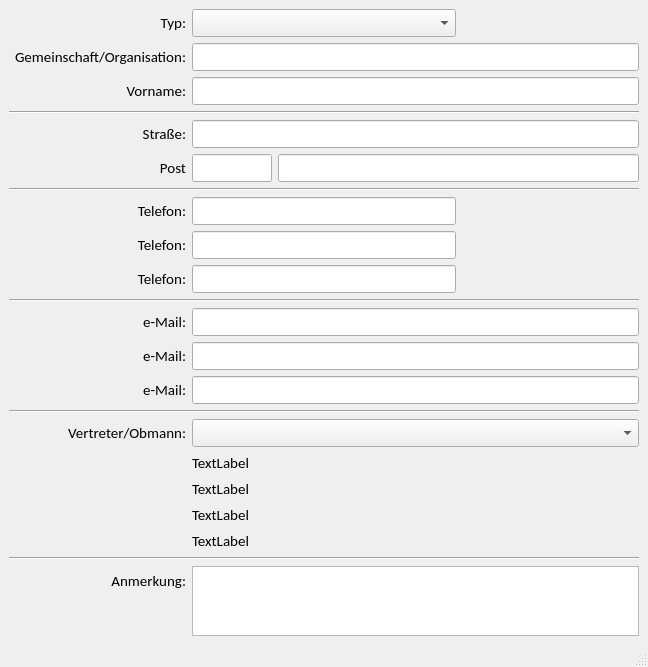
<?xml version="1.0" encoding="UTF-8"?>
<ui version="4.0">
 <class>Kontakt</class>
 <widget class="QMainWindow" name="Kontakt">
  <property name="geometry">
   <rect>
    <x>0</x>
    <y>0</y>
    <width>648</width>
    <height>633</height>
   </rect>
  </property>
  <property name="windowTitle">
   <string>MainWindow</string>
  </property>
  <widget class="QWidget" name="centralwidget">
   <layout class="QVBoxLayout" name="verticalLayout">
    <item>
     <layout class="QGridLayout" name="gridLayout">
      <item row="12" column="1" colspan="3">
       <widget class="QLineEdit" name="uiMail2Ledit">
        <property name="font">
         <font>
          <family>Calibri</family>
          <pointsize>11</pointsize>
         </font>
        </property>
        <property name="clearButtonEnabled">
         <bool>true</bool>
        </property>
       </widget>
      </item>
      <item row="7" column="1" colspan="2">
       <widget class="QLineEdit" name="uiTelefon1Ledit">
        <property name="font">
         <font>
          <family>Calibri</family>
          <pointsize>11</pointsize>
         </font>
        </property>
        <property name="clearButtonEnabled">
         <bool>true</bool>
        </property>
       </widget>
      </item>
      <item row="16" column="1" colspan="3">
       <widget class="QLabel" name="uiVertreterAdresse1Lbl">
        <property name="font">
         <font>
          <family>Calibri</family>
          <pointsize>11</pointsize>
         </font>
        </property>
        <property name="text">
         <string>TextLabel</string>
        </property>
       </widget>
      </item>
      <item row="21" column="1" colspan="3">
       <widget class="QPlainTextEdit" name="uiAnmPedit">
        <property name="font">
         <font>
          <family>Calibri</family>
          <pointsize>11</pointsize>
         </font>
        </property>
       </widget>
      </item>
      <item row="9" column="1" colspan="2">
       <widget class="QLineEdit" name="uiTelefon3Ledit">
        <property name="font">
         <font>
          <family>Calibri</family>
          <pointsize>11</pointsize>
         </font>
        </property>
        <property name="clearButtonEnabled">
         <bool>true</bool>
        </property>
       </widget>
      </item>
      <item row="4" column="1" colspan="3">
       <widget class="QLineEdit" name="uiStrasseLedit">
        <property name="font">
         <font>
          <family>Calibri</family>
          <pointsize>11</pointsize>
         </font>
        </property>
        <property name="clearButtonEnabled">
         <bool>true</bool>
        </property>
       </widget>
      </item>
      <item row="11" column="0">
       <widget class="QLabel" name="label_10">
        <property name="font">
         <font>
          <family>Calibri</family>
          <pointsize>11</pointsize>
         </font>
        </property>
        <property name="text">
         <string>e-Mail:</string>
        </property>
        <property name="alignment">
         <set>Qt::AlignRight|Qt::AlignTrailing|Qt::AlignVCenter</set>
        </property>
       </widget>
      </item>
      <item row="8" column="0">
       <widget class="QLabel" name="label_3">
        <property name="font">
         <font>
          <family>Calibri</family>
          <pointsize>11</pointsize>
         </font>
        </property>
        <property name="text">
         <string>Telefon:</string>
        </property>
        <property name="alignment">
         <set>Qt::AlignRight|Qt::AlignTrailing|Qt::AlignVCenter</set>
        </property>
       </widget>
      </item>
      <item row="6" column="0" colspan="4">
       <widget class="Line" name="line_2">
        <property name="orientation">
         <enum>Qt::Horizontal</enum>
        </property>
       </widget>
      </item>
      <item row="3" column="0" colspan="4">
       <widget class="Line" name="line">
        <property name="orientation">
         <enum>Qt::Horizontal</enum>
        </property>
       </widget>
      </item>
      <item row="0" column="0">
       <widget class="QLabel" name="uiTypLbl">
        <property name="font">
         <font>
          <family>Calibri</family>
          <pointsize>11</pointsize>
         </font>
        </property>
        <property name="text">
         <string>Typ:</string>
        </property>
        <property name="alignment">
         <set>Qt::AlignRight|Qt::AlignTrailing|Qt::AlignVCenter</set>
        </property>
       </widget>
      </item>
      <item row="10" column="0" colspan="4">
       <widget class="Line" name="line_4">
        <property name="orientation">
         <enum>Qt::Horizontal</enum>
        </property>
       </widget>
      </item>
      <item row="1" column="0">
       <widget class="QLabel" name="uiNachnameLbl">
        <property name="font">
         <font>
          <family>Calibri</family>
          <pointsize>11</pointsize>
         </font>
        </property>
        <property name="text">
         <string>Gemeinschaft/Organisation:</string>
        </property>
        <property name="alignment">
         <set>Qt::AlignRight|Qt::AlignTrailing|Qt::AlignVCenter</set>
        </property>
       </widget>
      </item>
      <item row="14" column="0" colspan="4">
       <widget class="Line" name="line_3">
        <property name="orientation">
         <enum>Qt::Horizontal</enum>
        </property>
       </widget>
      </item>
      <item row="9" column="0">
       <widget class="QLabel" name="label_5">
        <property name="font">
         <font>
          <family>Calibri</family>
          <pointsize>11</pointsize>
         </font>
        </property>
        <property name="text">
         <string>Telefon:</string>
        </property>
        <property name="alignment">
         <set>Qt::AlignRight|Qt::AlignTrailing|Qt::AlignVCenter</set>
        </property>
       </widget>
      </item>
      <item row="15" column="0">
       <widget class="QLabel" name="uiVertreterLbl">
        <property name="font">
         <font>
          <family>Calibri</family>
          <pointsize>11</pointsize>
         </font>
        </property>
        <property name="text">
         <string>Vertreter/Obmann:</string>
        </property>
        <property name="alignment">
         <set>Qt::AlignRight|Qt::AlignTrailing|Qt::AlignVCenter</set>
        </property>
       </widget>
      </item>
      <item row="13" column="1" colspan="3">
       <widget class="QLineEdit" name="uiMail3Ledit">
        <property name="font">
         <font>
          <family>Calibri</family>
          <pointsize>11</pointsize>
         </font>
        </property>
        <property name="clearButtonEnabled">
         <bool>true</bool>
        </property>
       </widget>
      </item>
      <item row="19" column="1" colspan="3">
       <widget class="QLabel" name="uiVertreterMailLbl">
        <property name="font">
         <font>
          <family>Calibri</family>
          <pointsize>11</pointsize>
         </font>
        </property>
        <property name="text">
         <string>TextLabel</string>
        </property>
       </widget>
      </item>
      <item row="1" column="1" colspan="3">
       <widget class="QLineEdit" name="uiNachnameLedit">
        <property name="font">
         <font>
          <family>Calibri</family>
          <pointsize>11</pointsize>
         </font>
        </property>
        <property name="clearButtonEnabled">
         <bool>true</bool>
        </property>
       </widget>
      </item>
      <item row="4" column="0">
       <widget class="QLabel" name="label_6">
        <property name="font">
         <font>
          <family>Calibri</family>
          <pointsize>11</pointsize>
         </font>
        </property>
        <property name="text">
         <string>Straße:</string>
        </property>
        <property name="alignment">
         <set>Qt::AlignRight|Qt::AlignTrailing|Qt::AlignVCenter</set>
        </property>
       </widget>
      </item>
      <item row="13" column="0">
       <widget class="QLabel" name="label_12">
        <property name="font">
         <font>
          <family>Calibri</family>
          <pointsize>11</pointsize>
         </font>
        </property>
        <property name="text">
         <string>e-Mail:</string>
        </property>
        <property name="alignment">
         <set>Qt::AlignRight|Qt::AlignTrailing|Qt::AlignVCenter</set>
        </property>
       </widget>
      </item>
      <item row="12" column="0">
       <widget class="QLabel" name="label_9">
        <property name="font">
         <font>
          <family>Calibri</family>
          <pointsize>11</pointsize>
         </font>
        </property>
        <property name="text">
         <string>e-Mail:</string>
        </property>
        <property name="alignment">
         <set>Qt::AlignRight|Qt::AlignTrailing|Qt::AlignVCenter</set>
        </property>
       </widget>
      </item>
      <item row="2" column="1" colspan="3">
       <widget class="QLineEdit" name="uiVornameLedit">
        <property name="font">
         <font>
          <family>Calibri</family>
          <pointsize>11</pointsize>
         </font>
        </property>
        <property name="clearButtonEnabled">
         <bool>true</bool>
        </property>
       </widget>
      </item>
      <item row="8" column="1" colspan="2">
       <widget class="QLineEdit" name="uiTelefon2Ledit">
        <property name="font">
         <font>
          <family>Calibri</family>
          <pointsize>11</pointsize>
         </font>
        </property>
        <property name="clearButtonEnabled">
         <bool>true</bool>
        </property>
       </widget>
      </item>
      <item row="21" column="0">
       <layout class="QVBoxLayout" name="verticalLayout_2">
        <property name="topMargin">
         <number>5</number>
        </property>
        <item>
         <widget class="QLabel" name="label_11">
          <property name="font">
           <font>
            <family>Calibri</family>
            <pointsize>11</pointsize>
           </font>
          </property>
          <property name="text">
           <string>Anmerkung:</string>
          </property>
          <property name="alignment">
           <set>Qt::AlignRight|Qt::AlignTrailing|Qt::AlignVCenter</set>
          </property>
         </widget>
        </item>
        <item>
         <spacer name="verticalSpacer">
          <property name="orientation">
           <enum>Qt::Vertical</enum>
          </property>
          <property name="sizeHint" stdset="0">
           <size>
            <width>20</width>
            <height>40</height>
           </size>
          </property>
         </spacer>
        </item>
       </layout>
      </item>
      <item row="17" column="1" colspan="3">
       <widget class="QLabel" name="uiVertreterAdresse2Lbl">
        <property name="font">
         <font>
          <family>Calibri</family>
          <pointsize>11</pointsize>
         </font>
        </property>
        <property name="text">
         <string>TextLabel</string>
        </property>
       </widget>
      </item>
      <item row="18" column="1" colspan="3">
       <widget class="QLabel" name="uiVertreterTelefonLbl">
        <property name="font">
         <font>
          <family>Calibri</family>
          <pointsize>11</pointsize>
         </font>
        </property>
        <property name="text">
         <string>TextLabel</string>
        </property>
       </widget>
      </item>
      <item row="5" column="2" colspan="2">
       <widget class="QLineEdit" name="uiOrtLedit">
        <property name="font">
         <font>
          <family>Calibri</family>
          <pointsize>11</pointsize>
         </font>
        </property>
        <property name="clearButtonEnabled">
         <bool>true</bool>
        </property>
       </widget>
      </item>
      <item row="11" column="1" colspan="3">
       <widget class="QLineEdit" name="uiMail1Ledit">
        <property name="font">
         <font>
          <family>Calibri</family>
          <pointsize>11</pointsize>
         </font>
        </property>
        <property name="clearButtonEnabled">
         <bool>true</bool>
        </property>
       </widget>
      </item>
      <item row="15" column="1" colspan="3">
       <widget class="QComboBox" name="uiVertreterCombo">
        <property name="font">
         <font>
          <family>Calibri</family>
          <pointsize>11</pointsize>
         </font>
        </property>
       </widget>
      </item>
      <item row="7" column="0">
       <widget class="QLabel" name="label_8">
        <property name="font">
         <font>
          <family>Calibri</family>
          <pointsize>11</pointsize>
         </font>
        </property>
        <property name="text">
         <string>Telefon:</string>
        </property>
        <property name="alignment">
         <set>Qt::AlignRight|Qt::AlignTrailing|Qt::AlignVCenter</set>
        </property>
       </widget>
      </item>
      <item row="5" column="1">
       <widget class="QLineEdit" name="uiPlzLedit">
        <property name="maximumSize">
         <size>
          <width>80</width>
          <height>16777215</height>
         </size>
        </property>
        <property name="font">
         <font>
          <family>Calibri</family>
          <pointsize>11</pointsize>
         </font>
        </property>
        <property name="clearButtonEnabled">
         <bool>true</bool>
        </property>
       </widget>
      </item>
      <item row="5" column="0">
       <widget class="QLabel" name="label_7">
        <property name="font">
         <font>
          <family>Calibri</family>
          <pointsize>11</pointsize>
         </font>
        </property>
        <property name="text">
         <string>Post</string>
        </property>
        <property name="alignment">
         <set>Qt::AlignRight|Qt::AlignTrailing|Qt::AlignVCenter</set>
        </property>
       </widget>
      </item>
      <item row="2" column="0">
       <widget class="QLabel" name="uiVornameLbl">
        <property name="font">
         <font>
          <family>Calibri</family>
          <pointsize>11</pointsize>
         </font>
        </property>
        <property name="text">
         <string>Vorname:</string>
        </property>
        <property name="alignment">
         <set>Qt::AlignRight|Qt::AlignTrailing|Qt::AlignVCenter</set>
        </property>
       </widget>
      </item>
      <item row="20" column="0" colspan="4">
       <widget class="Line" name="line_5">
        <property name="orientation">
         <enum>Qt::Horizontal</enum>
        </property>
       </widget>
      </item>
      <item row="0" column="1" colspan="2">
       <widget class="QComboBox" name="uiTypCombo">
        <property name="font">
         <font>
          <family>Calibri</family>
          <pointsize>11</pointsize>
         </font>
        </property>
       </widget>
      </item>
     </layout>
    </item>
   </layout>
  </widget>
  <widget class="QMenuBar" name="menubar">
   <property name="geometry">
    <rect>
     <x>0</x>
     <y>0</y>
     <width>648</width>
     <height>21</height>
    </rect>
   </property>
  </widget>
  <widget class="QStatusBar" name="statusbar"/>
 </widget>
 <tabstops>
  <tabstop>uiTypCombo</tabstop>
  <tabstop>uiNachnameLedit</tabstop>
  <tabstop>uiVornameLedit</tabstop>
  <tabstop>uiStrasseLedit</tabstop>
  <tabstop>uiPlzLedit</tabstop>
  <tabstop>uiOrtLedit</tabstop>
  <tabstop>uiTelefon1Ledit</tabstop>
  <tabstop>uiTelefon2Ledit</tabstop>
  <tabstop>uiTelefon3Ledit</tabstop>
  <tabstop>uiMail1Ledit</tabstop>
  <tabstop>uiMail2Ledit</tabstop>
  <tabstop>uiMail3Ledit</tabstop>
  <tabstop>uiVertreterCombo</tabstop>
  <tabstop>uiAnmPedit</tabstop>
 </tabstops>
 <resources/>
 <connections/>
</ui>
